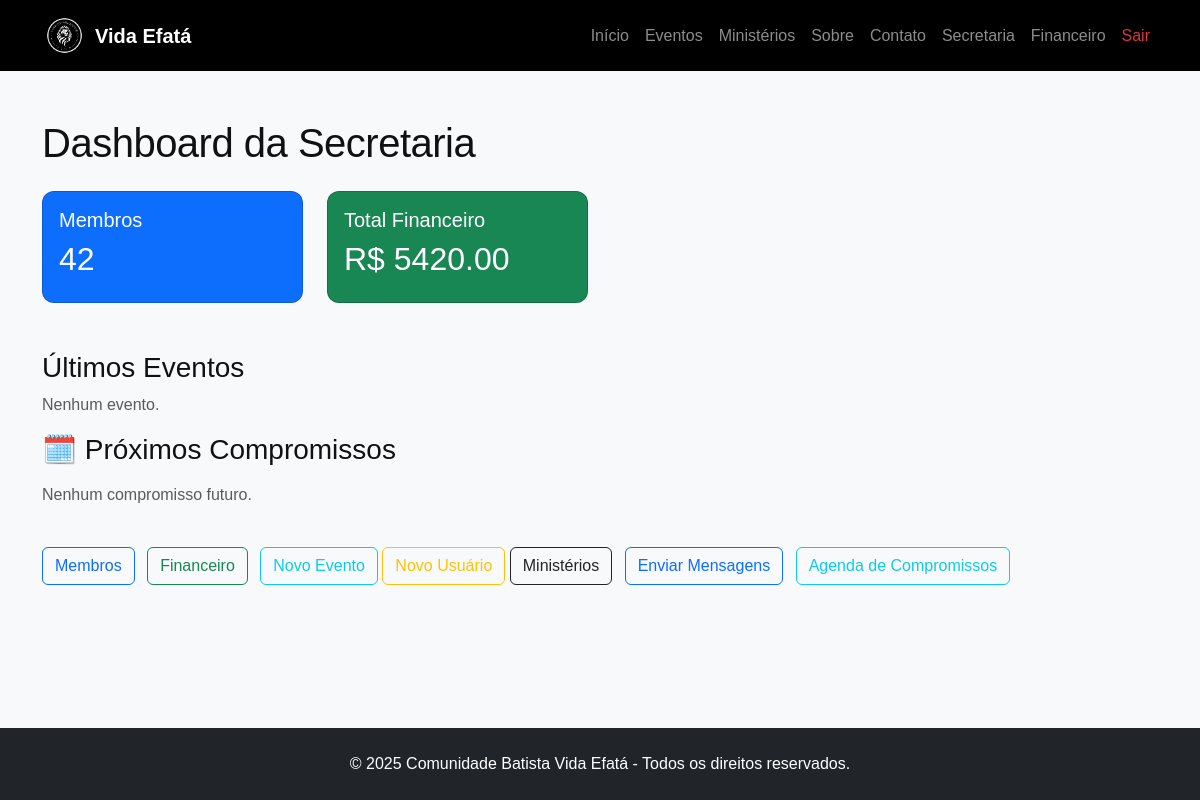
The page /secretaria (signed in) on the database as committed earlier.
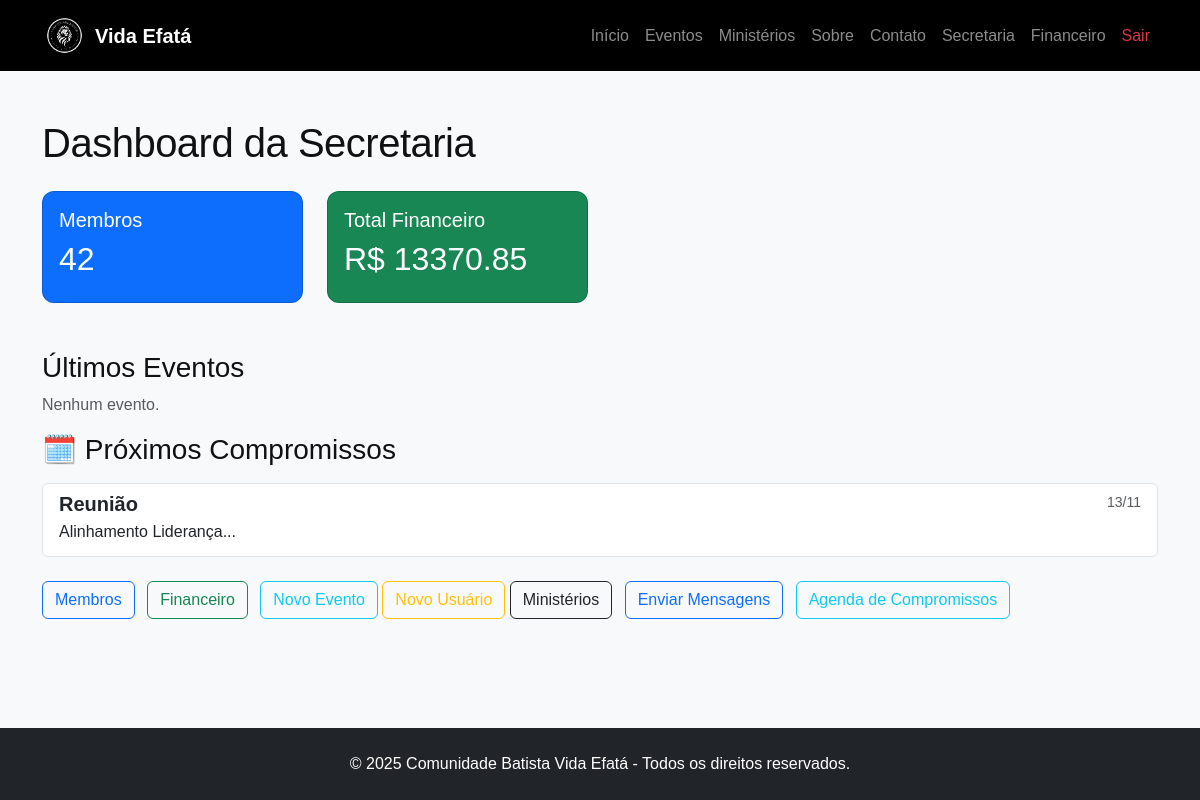
The same page on the database as committed later.
### app.py (models this page shows, shortened)
class Compromisso(db.Model):
    __tablename__ = 'compromisso'
    id = db.Column(db.Integer, primary_key=True)
    titulo = db.Column(db.String(100), nullable=False)
    descricao = db.Column(db.Text)
    data = db.Column(db.Date, nullable=False)
    hora = db.Column(db.String(20))
    local = db.Column(db.String(100))
    membro_id = db.Column(db.Integer, db.ForeignKey('membro.id'), nullable=True)
    user_id = db.Column(db.Integer, db.ForeignKey('user.id'), nullable=True)
    criado_em = db.Column(db.DateTime, default=datetime.utcnow)
    membro = db.relationship('Membro', backref='compromissos', lazy=True)
    user = db.relationship('User', backref='compromissos', lazy=True)

### app.py (the view)
@app.route('/secretaria')
@login_required
def secretaria():
    if current_user.nivel_acesso > 2:
        flash("Acesso restrito.", "danger")
        return redirect(url_for('index'))
    membros_count = Membro.query.count()
    transacoes_total = db.session.query(func.sum(Transacao.valor)).scalar() or 0
    eventos = Evento.query.order_by(Evento.data.desc()).limit(5).all()
    compromissos = Compromisso.query.filter(Compromisso.data >= datetime.now().date())\
        .order_by(Compromisso.data.asc()).limit(5).all()
    return render_template('secretaria/secretaria_dashboard.html',
                           membros_count=membros_count,
                           transacoes_total=transacoes_total,
                           eventos=eventos,
                           compromissos=compromissos)

### app.py (called while the page is built)
@login_manager.user_loader
def load_user(user_id):
    return User.query.get(int(user_id))

@app.context_processor
def inject_year():
    return {'current_year': datetime.now().year}

### templates/secretaria/secretaria_dashboard.html (shortened to what this page needs)
{% extends "base.html" %}
{% block content %}
<div class="container py-5">
    <h1 class="mb-4">Dashboard da Secretaria</h1>
    <div class="row g-4 mb-5">
        <div class="col-md-3">
            <div class="card text-white bg-primary">
                <div class="card-body">
                    <h5>Membros</h5>
                    <h2>{{ membros_count }}</h2>
                </div>
            </div>
        </div>
        <div class="col-md-3">
            <div class="card text-white bg-success">
                <div class="card-body">
                    <h5>Total Financeiro</h5>
                    <h2>R$ {{ "%.2f"|format(transacoes_total) }}</h2>
                </div>
            </div>
        </div>
    </div>
    <h3>Últimos Eventos</h3>
    <div class="list-group">
        {% for e in eventos %}
        <a href="#" class="list-group-item list-group-item-action">
            <div class="d-flex w-100 justify-content-between">
                <h5 class="mb-1">{{ e.titulo }}</h5>
                <small>{{ e.data.strftime('%d/%m') }}</small>
            </div>
            <p class="mb-1">{{ e.descricao[:80] }}...</p>
        </a>
        {% else %}
        <p class="text-muted">Nenhum evento.</p>
        {% endfor %}
    </div>
<h3 class="mb-3">🗓️ Próximos Compromissos</h3>
<div class="list-group mb-4">
    {% for comp in compromissos %}
    <a href="{{ url_for('detalhes_compromisso', id=comp.id) }}" class="list-group-item list-group-item-action">
        <div class="d-flex w-100 justify-content-between">
            <h5 class="mb-1 fw-semibold">{{ comp.titulo }}</h5>
            <small class="text-muted">{{ comp.data.strftime('%d/%m') }}</small>
        </div>
        <p class="mb-1">
            {{ comp.descricao[:80] if comp.descricao else 'Sem descrição' }}...
        </p>
    </a>
    {% else %}
    <p class="text-muted">Nenhum compromisso futuro.</p>
    {% endfor %}
</div>
    <div class="mt-4">
        <a href="{{ url_for('listar_membros') }}" class="btn btn-outline-primary me-2">Membros</a>
        <a href="{{ url_for('financeiro') }}" class="btn btn-outline-success me-2">Financeiro</a>
        <a href="{{ url_for('novo_evento') }}" class="btn btn-outline-info">Novo Evento</a>
        <a href="{{ url_for('novo_usuario') }}" class="btn btn-outline-warning">Novo Usuário</a>
        <a href="{{ url_for('listar_ministerios') }}" class="btn btn-outline-dark me-2">Ministérios</a>
        <a href="{{ url_for('enviar_mensagem') }}" class="btn btn-outline-primary me-2">Enviar Mensagens</a>
        <a href="{{ url_for('agenda') }}" class="btn btn-outline-info me-2">Agenda de Compromissos</a>
    </div>
</div>
{% endblock %}

Rows that differ between the two databases and show on the page:
added Compromisso: titulo "Reunião", data "13/11", descricao "Alinhamento Liderança"
Other text that changed with them:
{{ "%.2f"|format(transacoes_total) }}: "5420.00" → "13370.85"
text no longer shown: "Nenhum compromisso futuro."
